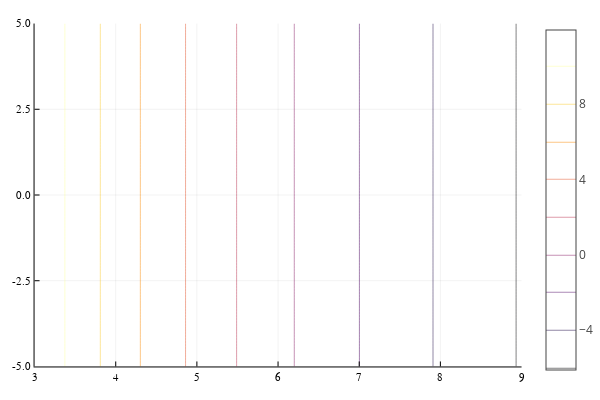

Write notebook code for a chart like this one.
### Code cell
contour(rgrid, zgrid, potAZ', levels=nl)

### Figure 1 — Plotly figure (JSON) as saved in the notebook; plotly's stock layout.template omitted (floating-point values rounded to 4 significant figures; data arrays with more than 128 entries replaced by an {"elided": "..."} marker saying what was removed)
{"data": [{"colorbar": {"title": ""}, "colorscale": [[0, "rgba(0, 0, 4, 1.000)"], [0.03448, "rgba(4, 3, 20, 1.000)"], [0.06897, "rgba(13, 8, 41, 1.000)"], [0.1034, "rgba(24, 12, 60, 1.000)"], [0.1379, "rgba(38, 12, 81, 1.000)"], [0.1724, "rgba(54, 9, 97, 1.000)"], [0.2069, "rgba(69, 10, 105, 1.000)"], [0.2414, "rgba(84, 15, 109, 1.000)"], [0.2759, "rgba(97, 19, 110, 1.000)"], [0.3103, "rgba(111, 25, 110, 1.000)"], [0.3448, "rgba(125, 30, 109, 1.000)"], [0.3793, "rgba(140, 35, 105, 1.000)"], [0.4138, "rgba(154, 40, 101, 1.000)"], [0.4483, "rgba(166, 45, 96, 1.000)"], [0.4828, "rgba(180, 51, 89, 1.000)"], [0.5172, "rgba(193, 58, 80, 1.000)"], [0.5517, "rgba(206, 67, 71, 1.000)"], [0.5862, "rgba(216, 76, 62, 1.000)"], [0.6207, "rgba(226, 87, 52, 1.000)"], [0.6552, "rgba(235, 100, 41, 1.000)"], [0.6897, "rgba(241, 115, 29, 1.000)"], [0.7241, "rgba(247, 130, 18, 1.000)"], [0.7586, "rgba(250, 144, 8, 1.000)"], [0.7931, "rgba(252, 161, 8, 1.000)"], [0.8276, "rgba(252, 178, 22, 1.000)"], [0.8621, "rgba(250, 196, 42, 1.000)"], [0.8966, "rgba(246, 213, 67, 1.000)"], [0.931, "rgba(243, 229, 93, 1.000)"], [0.9655, "rgba(242, 244, 130, 1.000)"], [1, "rgba(252, 255, 164, 1.000)"]], "contours": {"coloring": "lines", "showlabels": false}, "hoverinfo": "none", "name": "y1", "ncontours": 12, "showlegend": false, "showscale": true, "type": "contour", "x": [3, 3.061, 3.121, 3.182, 3.242, 3.303, 3.364, 3.424, 3.485, 3.545, 3.606, 3.667, 3.727, 3.788, 3.848, 3.909, 3.97, 4.03, 4.091, 4.152, 4.212, 4.273, 4.333, 4.394, 4.455, 4.515, 4.576, 4.636, 4.697, 4.758, 4.818, 4.879, 4.939, 5, 5.061, 5.121, 5.182, 5.242, 5.303, 5.364, 5.424, 5.485, 5.545, 5.606, 5.667, 5.727, 5.788, 5.848, 5.909, 5.97, 6.03, 6.091, 6.152, 6.212, 6.273, 6.333, 6.394, 6.455, 6.515, 6.576, 6.636, 6.697, 6.758, 6.818, 6.879, 6.939, 7, 7.061, 7.121, 7.182, 7.242, 7.303, 7.364, 7.424, 7.485, 7.545, 7.606, 7.667, 7.727, 7.788, 7.848, 7.909, 7.97, 8.03, 8.091, 8.152, 8.212, 8.273, 8.333, 8.394, 8.455, 8.515, 8.576, 8.636, 8.697, 8.758, 8.818, 8.879, 8.939, 9], "xaxis": "x1", "y": [-5, -4.916, -4.832, -4.748, -4.664, -4.58, -4.496, -4.412, -4.328, -4.244, -4.16, -4.076, -3.992, -3.908, -3.824, -3.739, -3.655, -3.571, -3.487, -3.403, -3.319, -3.235, -3.151, -3.067, -2.983, -2.899, -2.815, -2.731, -2.647, -2.563, -2.479, -2.395, -2.311, -2.227, -2.143, -2.059, -1.975, -1.891, -1.807, -1.723, -1.639, -1.555, -1.471, -1.387, -1.303, -1.218, -1.134, -1.05, -0.9664, -0.8824, -0.7983, -0.7143, -0.6303, -0.5462, -0.4622, -0.3782, -0.2941, -0.2101, -0.1261, -0.04202, 0.04202, 0.1261, 0.2101, 0.2941, 0.3782, 0.4622, 0.5462, 0.6303, 0.7143, 0.7983, 0.8824, 0.9664, 1.05, 1.134, 1.218, 1.303, 1.387, 1.471, 1.555, 1.639, 1.723, 1.807, 1.891, 1.975, 2.059, 2.143, 2.227, 2.311, 2.395, 2.479, 2.563, 2.647, 2.731, 2.815, 2.899, 2.983, 3.067, 3.151, 3.235, 3.319, 3.403, 3.487, 3.571, 3.655, 3.739, 3.824, 3.908, 3.992, 4.076, 4.16, 4.244, 4.328, 4.412, 4.496, 4.58, 4.664, 4.748, 4.832, 4.916, 5], "yaxis": "y1", "z": {"elided": "120x100 float values"}, "zmax": 11.93, "zmin": -6.123}], "layout": {"annotations": [], "height": 400, "legend": {"bgcolor": "rgba(255, 255, 255, 1.000)", "bordercolor": "rgba(0, 0, 0, 1.000)", "font": {"color": "rgba(0, 0, 0, 1.000)", "family": "sans-serif", "size": 11}, "tracegroupgap": 0, "x": 1, "y": 1}, "margin": {"b": 20, "l": 0, "r": 0, "t": 20}, "paper_bgcolor": "rgba(255, 255, 255, 1.000)", "plot_bgcolor": "rgba(255, 255, 255, 1.000)", "showlegend": true, "width": 600, "xaxis": {"anchor": "y1", "domain": [0.06582, 0.9934], "gridcolor": "rgba(0, 0, 0, 0.100)", "gridwidth": 0.5, "linecolor": "rgba(0, 0, 0, 1.000)", "mirror": false, "range": [3, 9], "showgrid": true, "showline": true, "showticklabels": true, "tickangle": 0, "tickcolor": "rgb(0, 0, 0)", "tickfont": {"color": "rgba(0, 0, 0, 1.000)", "family": "sans-serif", "size": 11}, "tickmode": "array", "ticks": "inside", "ticktext": ["3", "4", "5", "6", "7", "8", "9"], "tickvals": [3, 4, 5, 6, 7, 8, 9], "title": "", "titlefont": {"color": "rgba(0, 0, 0, 1.000)", "family": "sans-serif", "size": 15}, "type": "-", "visible": true, "zeroline": false, "zerolinecolor": "rgba(0, 0, 0, 1.000)"}, "yaxis": {"anchor": "x1", "domain": [0.03762, 0.9902], "gridcolor": "rgba(0, 0, 0, 0.100)", "gridwidth": 0.5, "linecolor": "rgba(0, 0, 0, 1.000)", "mirror": false, "range": [-5, 5], "showgrid": true, "showline": true, "showticklabels": true, "tickangle": 0, "tickcolor": "rgb(0, 0, 0)", "tickfont": {"color": "rgba(0, 0, 0, 1.000)", "family": "sans-serif", "size": 11}, "tickmode": "array", "ticks": "inside", "ticktext": ["-5.0", "-2.5", "0.0", "2.5", "5.0"], "tickvals": [-5, -2.5, 0, 2.5, 5], "title": "", "titlefont": {"color": "rgba(0, 0, 0, 1.000)", "family": "sans-serif", "size": 15}, "type": "-", "visible": true, "zeroline": false, "zerolinecolor": "rgba(0, 0, 0, 1.000)"}}}
